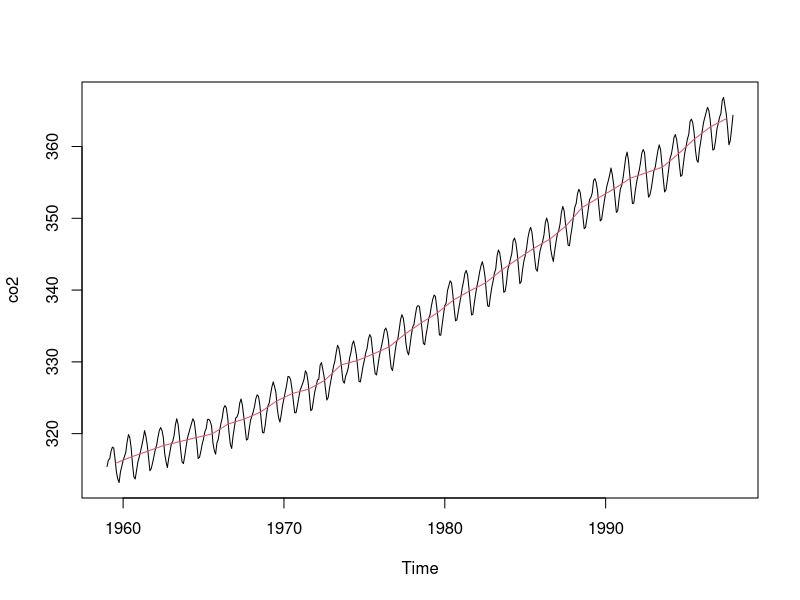

Here is the R script that generated this plot:
# Plot month-average co2 (built-in dataset), stacked by year

# what is the 'co2' dataset?
class(co2)
head(co2)

# what times corrspond to these values?
t <- as.numeric(time(co2))
head(t)

# let's chop it into one-year segments. We use floor()
# to get the next-lowest-integer, and break the time-series
# up into years that start in Jan and end in Dec

# step 1: devise a "cut" scheme.  This is the plan for subdivision.
tmin <- floor(min(t))
tmax <- 1 + floor(max(t))
tinc <- 1
tbreaks <- seq(tmin, tmax, tinc)
tcut <- cut(t, tbreaks)
# It is worth exploring tcut, before proceeding
str(tcut)

# Split the data up according to out 'tcut' scheme
co2split <- split(co2, tcut)
# Again, let's take a look at the contents
str(co2split)

# Now, for each element of 'co2split' (that is, for each year),
# compute the mean CO2 value.  The way to do this is to use
# lapply(), which is a fantastic friend to have, once you
# get acquainted with it.  The first parameter to lapply() is a
# list item, and the second parameter is the function to apply.
# So, we can compute yearly averages with
co2year <- lapply(co2split, mean)
# Let's explore it.
co2year
# Hm, it is a list.  We want to make it into a vector, so let's remove
# it's list property
co2year <- unlist(lapply(co2split, mean))
co2year
# Hm, it is now a vector, which we want, but I'm not sure we want the names,
# so let's remove them
co2year <- unname(unlist(lapply(co2split, mean)))
co2year

# OK, that's a recipe.  Let's do the same with time. I'm skipping
# some steps here.  You might want to break this up into pieces,
# as I've done above.
tyear <- unname(unlist(lapply(split(t, tcut), mean)))

# Finally, let's replot the data, with a red line for the yearly average.
if (!interactive())
    png("co2-year-average.png")
plot(co2)
lines(tyear, co2year, col=2)
if (!interactive())
    dev.off()
